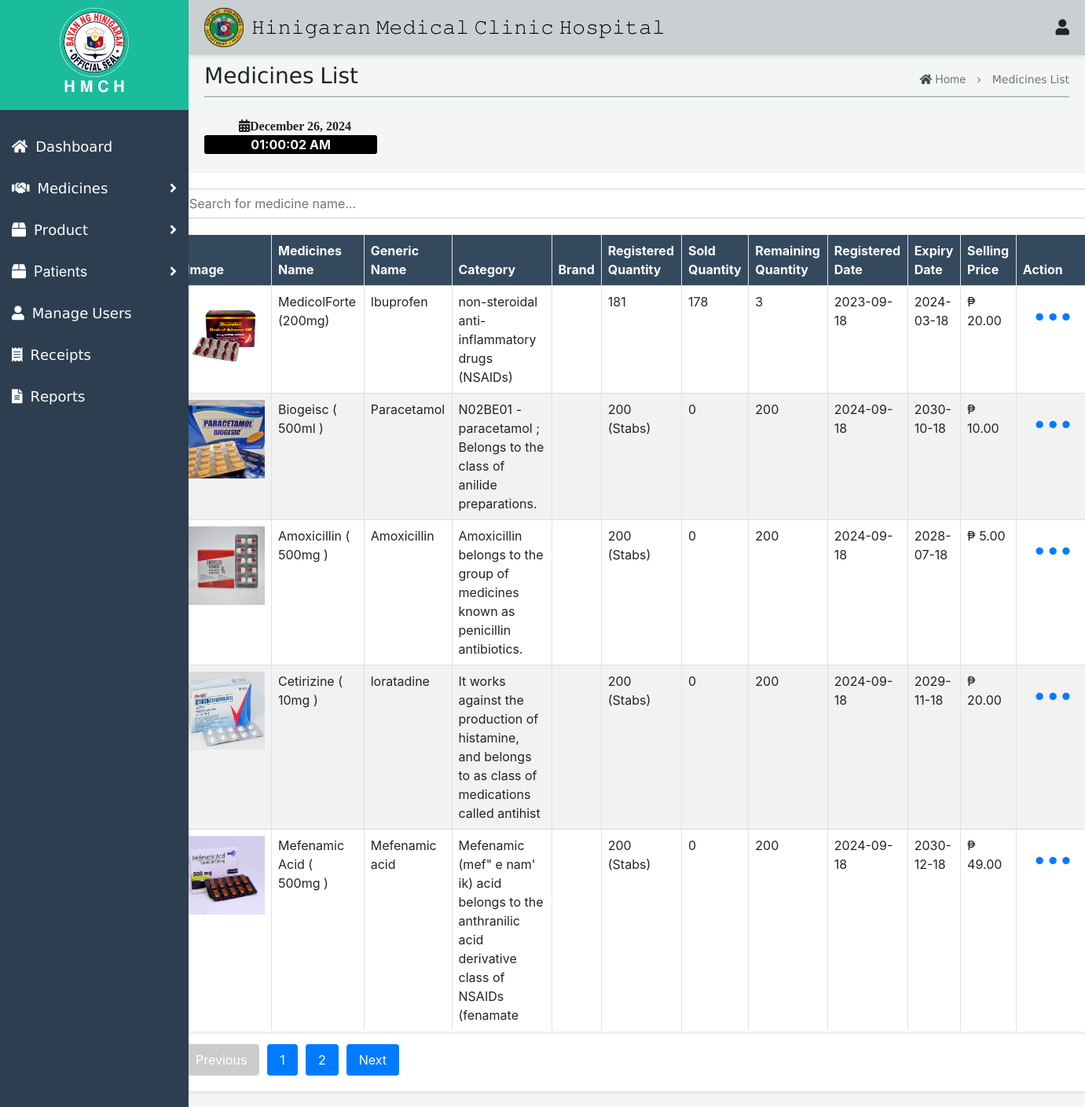
/Admin/PharmacyMedicineList.php, run on the app's committed database.
### tables this page shows
CREATE TABLE `pharmacy_medicines_products` (
  `id` int(11) NOT NULL,
  `medicine_product` varchar(255) NOT NULL,
  `image` varchar(255) NOT NULL,
  `generic_name` varchar(255) NOT NULL,
  `category` varchar(100) NOT NULL,
  `registered_quantity` varchar(255) NOT NULL,
  `sold_quantity` int(11) NOT NULL,
  `remain_quantity` varchar(255) GENERATED ALWAYS AS (`registered_quantity` - `sold_quantity`) VIRTUAL,
  `registered` date NOT NULL,
  `expiry` date NOT NULL,
  `selling_price` decimal(10,2) NOT NULL
);

### Admin/PharmacyMedicineList.php (the view, shortened to what this page needs)
<?php
$servername = "localhost";
$username = "root";
$password = "";
$dbname = "database";
$conn = new mysqli($servername, $username, $password, $dbname);
$records_per_page = 5;
$page = isset($_GET['page']) ? (int)$_GET['page'] : 1;
$start_from = ($page - 1) * $records_per_page;
$sql = "SELECT * FROM pharmacy_medicines_products LIMIT $start_from, $records_per_page";
$result = $conn->query($sql);
$total_records_sql = "SELECT COUNT(*) FROM pharmacy_medicines_products";
$total_records_result = $conn->query($total_records_sql);
$total_records = $total_records_result->fetch_array()[0];
$total_pages = ceil($total_records / $records_per_page);
?>
<!DOCTYPE html>
<html lang="en">
<head>
    <link rel="stylesheet" href="Med.css">
    <link rel="stylesheet" href="Receipt.css">
    <link href="https://maxcdn.bootstrapcdn.com/bootstrap/4.5.2/css/bootstrap.min.css" rel="stylesheet">
    <link href="https://cdnjs.cloudflare.com/ajax/libs/font-awesome/5.15.4/css/all.min.css" rel="stylesheet">
</head>
<body>
    <div class="top-nav">
    <div class="icon-container">
        <img src="img/Hinigaran.png" alt="Logo">
        <h1>𝙷𝚒𝚗𝚒𝚐𝚊𝚛𝚊𝚗 𝙼𝚎𝚍𝚒𝚌𝚊𝚕 𝙲𝚕𝚒𝚗𝚒𝚌 𝙷𝚘𝚜𝚙𝚒𝚝𝚊𝚕</h1>
    </div>
    <div class="icon-group">
        <div class="user-icon" onclick="toggleUserMenu(event)">
            <i class="fas fa-user"></i>
        </div>
    </div>
</div>
       <div id="mySidenav" class="side-nav">
        <div class="logo-container">
           <img src="img/hini.png" alt="Logo" style="width: 40%;">
            <h2>𝐇 𝐌 𝐂 𝐇</h2>
        </div>
         <a class="nav-link" href="ChiefAdmin.php">
            <div class="sb-nav-link-content">
                <div class="sb-nav-link-icon"><i class="fas fa-home"></i></div>
                <span>𝖣𝖺𝗌𝗁𝖻𝗈𝖺𝗋𝖽</span>
            </div>
        </a>
        <a class="nav-link collapsed" href="#" data-toggle="collapse" data-target="#collapseMedicines" aria-expanded="false" aria-controls="collapseMedicines">
            <div class="sb-nav-link-content">
                <div class="sb-nav-link-icon"><i class="fas fa-handshake"></i></div>
                <span> 𝖬𝖾𝖽𝗂𝖼𝗂𝗇𝖾𝗌</span>
                <div class="sb-sidenav-collapse-arrow"><i class="fas fa-angle-right"></i></div>
            </div>
        </a>
        <a class="nav-link collapsed" href="#" data-toggle="collapse" data-target="#collapseProducts" aria-expanded="false" aria-controls="collapseProducts">
            <div class="sb-nav-link-content">
                <div class="sb-nav-link-icon"><i class="fas fa-box"></i></div>
                <span> 𝖯𝗋𝗈𝖽𝗎𝖼𝗍</span>
                <div class="sb-sidenav-collapse-arrow"><i class="fas fa-angle-right"></i></div>
            </div>
        </a>
        <a class="nav-link collapsed" href="#" data-toggle="collapse" data-target="#collapsePatients" aria-expanded="false" aria-controls="collapsePatients">
            <div class="sb-nav-link-content">
                <div class="sb-nav-link-icon"><i class="fas fa-box"></i></div>
                <span>Patients</span>
                <div class="sb-sidenav-collapse-arrow"><i class="fas fa-angle-right"></i></div>
            </div>
        </a>
        <a class="nav-link" href="ManageUser.php">
            <div class="sb-nav-link-content">
                <div class="sb-nav-link-icon"><i class="fas fa-user"></i></div>
                <span>𝖬𝖺𝗇𝖺𝗀𝖾 𝖴𝗌𝖾𝗋𝗌</span>
            </div>
        </a>
        <a class="nav-link" href="Receipt.php">
            <div class="sb-nav-link-content">
                <div class="sb-nav-link-icon"><i class="fas fa-receipt"></i></div>
                <span>𝖱𝖾𝖼𝖾𝗂𝗉𝗍𝗌</span>
            </div>
        </a>
        <a class="nav-link" href="Reports.php">
            <div class="sb-nav-link-content">
                <div class="sb-nav-link-icon"><i class="fas fa-file-alt report-icon" title="Generate Report"></i></div>
                <span>𝖱𝖾𝗉𝗈𝗋𝗍𝗌</span>
            </div>
        </a>
    </div>
    <div id="mainContent" class="main-content">
       <div class="header-container">
    <h3>𝖬𝖾𝖽𝗂𝖼𝗂𝗇𝖾𝗌 𝖫𝗂𝗌𝗍</h3>
<div class="haha">
    <p style="text-align: center;">
        <a href="InventoryDashboard1.php" style="text-decoration: none; color: inherit;">
            <i class="fas fa-home" style="color: #34495e;"></i> Home
        </a>
        <span style="margin: 0 10px;">›</span>
        𝖬𝖾𝖽𝗂𝖼𝗂𝗇𝖾𝗌 𝖫𝗂𝗌𝗍
    </p>
</div>
</div>
<div class="first1" style="opacity: 0.9; border-top: 2px solid #b2babb; margin-top: -20px;"></div><br>
         <section id="datetime">
        <div class="fas fa-calendar-alt" id="current-date" style="font-weight: bold; margin-left: 4%; "></div>
        <div id="current-time" style="font-weight: bold; background-color:black; width: 20%; text-align: center; color: white; border-radius: 3px;"></div>
    </section>
<div class="container mt-4">
<div class="medicines-content-wrapper" style="width: 112%; margin-left: -67px;">
    <input type="text" id="searchInput" onkeyup="searchMedicine()" placeholder="Search for medicine name..." class="form-control mb-3">
    <table id="medicines-table" class="table table-bordered">
        <thead>
            <tr>
                <th>Image</th>
                <th>Medicines Name</th>
                <th>Generic Name</th>
                <th>Category</th>
                <th>Brand</th>
                <th>Registered Quantity</th>
                <th>Sold Quantity</th>
                <th>Remaining Quantity</th>
                <th>Registered Date</th>
                <th>Expiry Date</th>
                <th>Selling Price</th>
                <th>Action</th>
            </tr>
        </thead>
        <tbody>
            <?php if ($result->num_rows > 0): ?>
                <?php while($row = $result->fetch_assoc()): ?>
                    <tr>
                        <td><img src="<?= $row["image"] ?>" alt="Product Image"></td>
                        <td><?= $row["medicine_product"] ?></td>
                        <td><?= $row["generic_name"] ?></td>
                        <td><?= $row["category"] ?></td>
                        <td><?= $row["brand"] ?></td>
                        <td><?= $row["registered_quantity"] ?></td>
                        <td><?= $row["sold_quantity"] ?></td>
                        <td><?= $row["remain_quantity"] ?></td>
                        <td><?= $row["registered"] ?></td>
                        <td><?= $row["expiry"] ?></td>
                        <td>₱ <?= $row["selling_price"] ?></td>
                        <td>
                            <button class="btn btn-link" type="button" id="dropdownMenuButton" data-toggle="dropdown" aria-haspopup="true" aria-expanded="false" style="text-decoration: none; font-size: 30px">
                                •••
                            </button>
                        </td>
                    </tr>
                <?php endwhile; ?>
            <?php else: ?>
                <tr><td colspan="11">No records found</td></tr>
            <?php endif; ?>
        </tbody>
    </table>
    <div class="pagination">
        <?php if ($page > 1): ?>
            <a href="?page=<?= $page - 1 ?>">Previous</a>
        <?php else: ?>
            <a class="disabled">Previous</a>
        <?php endif; ?>
        <?php for ($i = 1; $i <= $total_pages; $i++): ?>
            <a href="?page=<?= $i ?>"><?= $i ?></a>
        <?php endfor; ?>
        <?php if ($page < $total_pages): ?>
            <a href="?page=<?= $page + 1 ?>">Next</a>
        <?php else: ?>
            <a class="disabled">Next</a>
        <?php endif; ?>
    </div>
</div>
</body>
</html>

### Admin/Med.css (style rules this page uses)
* { margin: 0; padding: 0; box-sizing: border-box; }
body { font-family: Arial, sans-serif; background-color: #f4f6f6; }
.top-nav { display: flex; justify-content: space-between; align-items: center; padding: 10px 20px; box-shadow: 0 2px 5px rgba(0, 0, 0, 0.1); }
.icon-container { position: relative; margin-right: 2%; display: flex; gap: 20px; }
.notification-icon, .user-icon { cursor: pointer; font-size: 24px; }
.side-nav { height: 100%; width: 230px; background-color: #34495e; color: white; position: fixed; top: 0; left: 0; overflow-x: hidden; padding-top: 60px; transition: 0.3s; display: flex; flex-direction: column; }
.main-content { margin-left: 230px; padding: 20px; transition: 0.3s; }
.nav-link { display: flex; align-items: center; padding: 10px 15px; text-decoration: none; color: white; transition: 0.3s; justify-content: space-between; }
.sb-nav-link-content { display: flex; align-items: center; flex: 1; }
.sb-nav-link-icon { margin-right: 10px; }
.sb-sidenav-collapse-arrow { margin-left: auto; }
.top-nav { position: fixed; top: 0; left: 240px; right: 0; background-color: #d0d3d4; padding: 10px; z-index: 1000; }
.top-nav h1 { color: #fff; margin: 0; }
.side-nav { height: 100%; width: 240px; position: fixed; z-index: 1; top: 0; left: 0; background-color: #2c3e50; padding-top: 0; transition: 0.3s; overflow-y: auto; }
.side-nav a { padding: 13px 15px; text-decoration: none; font-size: 18px; color: #fff; display: block; transition: 0.3s; }
.side-nav .sb-sidenav-collapse-arrow { margin-left: auto; color: #fff; }
.logo-container { text-align: center; margin-bottom: 20px; background-color: #1abc9c; padding: 10px; }
.logo-container img { width: 30%; height: auto; }
.logo-container h2 { color: #ffffff; font-size: 20px; transition: font-size 0.3s; }
.main-content { margin-left: 240px; padding: 80px 20px 20px; transition: margin-left 0.3s; }
.header-container { display: flex; justify-content: space-between; align-items: center; margin-bottom: 20px; }
.haha { text-align: right; }
.haha p { margin: 0; font-size: 14px; color: #6c757d; }
#medicines-table { width: 100%; border-collapse: collapse; }
#medicines-table thead { background-color: #34495E; color: white; }
#medicines-table th, #medicines-table td { padding: 8px; text-align: left; border-bottom: 1px solid #ddd; }
#medicines-table img { width: 100px; height: 100px; }
.pagination { margin-top: 10px; text-align: center; }
.pagination a { margin: 0 5px; padding: 8px 16px; text-decoration: none; background-color: #007bff; color: white; border-radius: 4px; }
.pagination a.disabled { background-color: #ccc; pointer-events: none; }
.medicines-content-wrapper { padding: 20px; background-color: #ffffff; border-radius: 8px; box-shadow: 0 2px 5px rgba(0, 0, 0, 0.1); }

### Admin/PharmacyMedicineList.php (style rules this page uses)
body { background-color: #f4f6f6; }

### data on the page
pharmacy_medicines_products: image (picture), medicine_product "MedicolForte (200mg)", generic_name "Ibuprofen", category "non-steroidal anti-inflammatory drugs (NSAIDs)", registered_quantity "181", sold_quantity "178", remain_quantity "3", registered "2023-09-18", expiry "2024-03-18", selling_price "20.00"
pharmacy_medicines_products: image (picture), medicine_product "Biogeisc ( 500ml )", generic_name "Paracetamol", category "N02BE01 - paracetamol ; Belongs to the class of anilide preparations.", registered_quantity "200 (Stabs)", sold_quantity "0", remain_quantity "200", registered "2024-09-18", expiry "2030-10-18", selling_price "10.00"
pharmacy_medicines_products: image (picture), medicine_product "Amoxicillin ( 500mg )", generic_name "Amoxicillin", category "Amoxicillin belongs to the group of medicines known as penicillin antibiotics.", registered_quantity "200 (Stabs)", sold_quantity "0", remain_quantity "200", registered "2024-09-18", expiry "2028-07-18", selling_price "5.00"
pharmacy_medicines_products: image (picture), medicine_product "Cetirizine ( 10mg )", generic_name "loratadine", category "It works against the production of histamine, and belongs to as class of medications called antihist", registered_quantity "200 (Stabs)", sold_quantity "0", remain_quantity "200", registered "2024-09-18", expiry "2029-11-18", selling_price "20.00"
pharmacy_medicines_products: image (picture), medicine_product "Mefenamic Acid ( 500mg )", generic_name "Mefenamic acid", category "Mefenamic (mef\" e nam' ik) acid belongs to the anthranilic acid derivative class of NSAIDs (fenamate", registered_quantity "200 (Stabs)", sold_quantity "0", remain_quantity "200", registered "2024-09-18", expiry "2030-12-18", selling_price "49.00"
